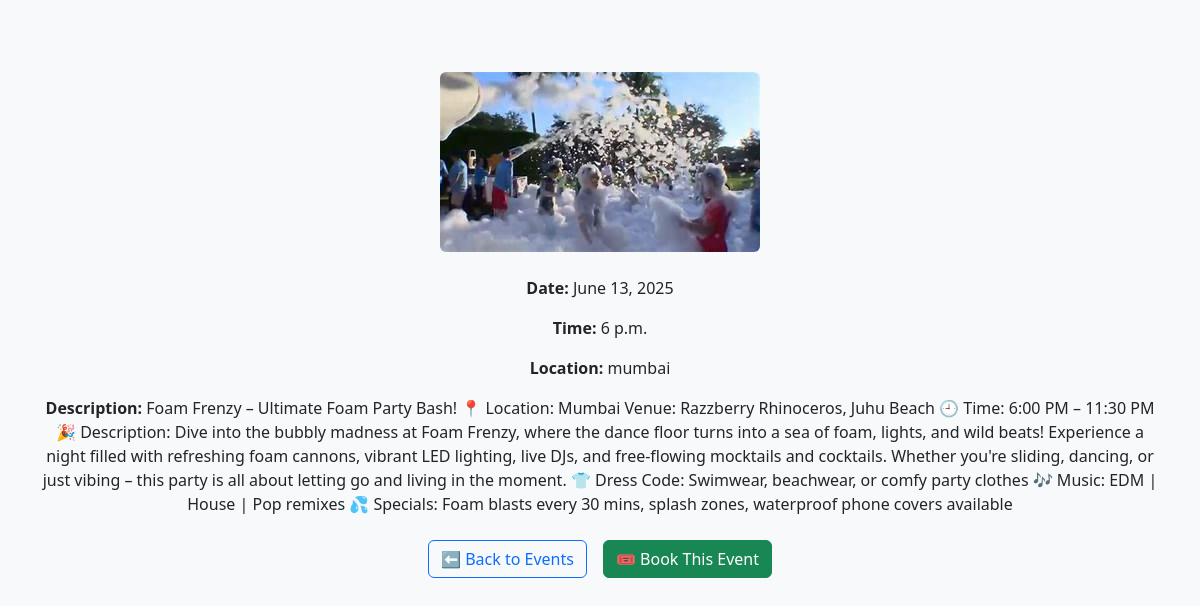
The app's page /events/2/ with its own data.
### events/models.py (models this page shows, shortened)
class Event(models.Model):
    name = models.CharField(max_length=200)
    date = models.DateField()
    time = models.TimeField()
    location = models.CharField(max_length=255)
    description = models.TextField()
    image = models.ImageField(upload_to='event_images/', null=True, blank=True)
    saved_by = models.ManyToManyField(User, related_name='saved_events', blank=True)

### events/views.py (the view)
# urls.py: path('events/<int:event_id>/', views.event_detail, name='event_detail'),
def event_detail(request, event_id):
    event = get_object_or_404(Event, id=event_id)
    return render(request, 'events/event_detail.html', {'event': event})

### events/templates/events/event_detail.html (shortened to what this page needs)
<!DOCTYPE html>
<html lang="en">
<head>
    <link rel="stylesheet" href="https://cdn.jsdelivr.net/npm/bootstrap@5.3.0/dist/css/bootstrap.min.css">
</head>
<body class="bg-light">
    <div class="container text-center mt-5">
        {% if event.image %}
            <img src="{{ event.image.url }}" class="img-fluid my-4 rounded" alt="{{ event.title }}">
        {% endif %}
        <div class="mb-3">
            <p><strong>Date:</strong> {{ event.date }}</p>
            <p><strong>Time:</strong> {{ event.time }}</p>
            <p><strong>Location:</strong> {{ event.location }}</p>
            <p><strong>Description:</strong> {{ event.description }}</p>
        </div>
        <div class="d-flex justify-content-center gap-3 mt-4">
            <a href="{% url 'events:event_list' %}" class="btn btn-outline-primary">⬅️ Back to Events</a>
            <a href="{% url 'users:book_event' event.id %}" class="btn btn-success">🎟️ Book This Event</a>
        </div>
    </div>
</body>
</html>

### records on screen
Event: image (picture), date "June 13, 2025", time "6 p.m.", location "mumbai", description "Foam Frenzy – Ultimate Foam Party Bash! 📍 Location: Mumbai Venue: Razzberry Rhinoceros, Juhu Beach 🕘 Time: 6:00 PM – 11:30 PM 🎉 Description: Dive into the bubbly madness at Foam Frenzy, where the dance floor turns into a sea of foam, lights, and wild beats! Experience a night filled with refreshing foam cannons, vibrant LED lighting, live DJs, and free-flowing mocktails and cocktails. Whether you're sliding, dancing, or just vibing – this party is all about letting go and living in the moment. 👕 Dress Code: Swimwear, beachwear, or comfy party clothes 🎶 Music: EDM | House | Pop remixes 💦 Specials: Foam blasts every 30 mins, splash zones, waterproof phone covers available"
